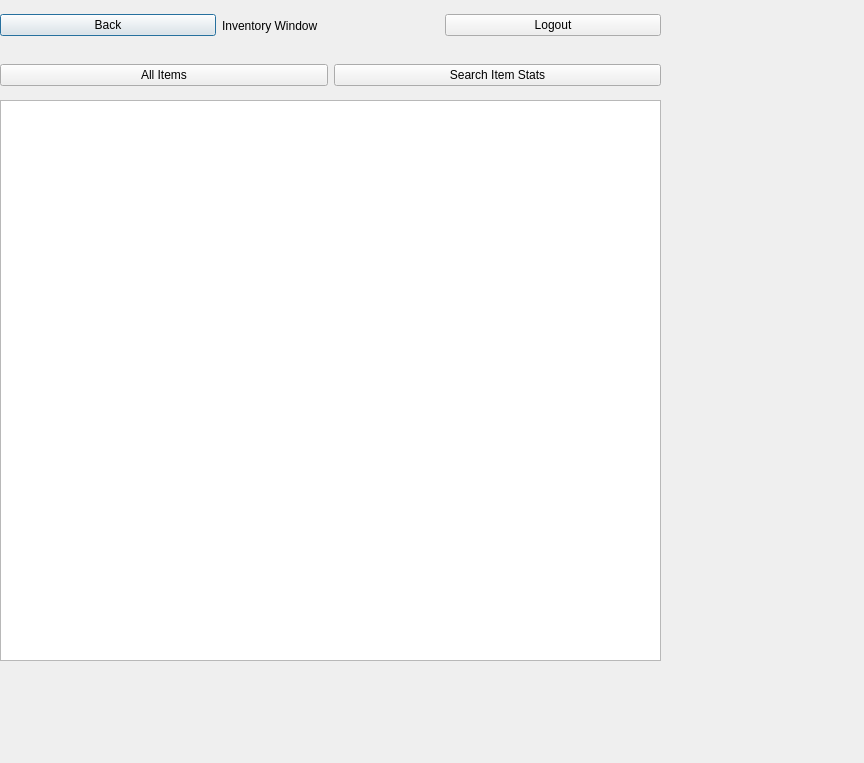
<?xml version="1.0" encoding="UTF-8"?>
<ui version="4.0">
 <class>listInventoryWindow</class>
 <widget class="QDialog" name="listInventoryWindow">
  <property name="geometry">
   <rect>
    <x>0</x>
    <y>0</y>
    <width>864</width>
    <height>763</height>
   </rect>
  </property>
  <property name="windowTitle">
   <string>Dialog</string>
  </property>
  <widget class="QWidget" name="horizontalLayoutWidget">
   <property name="geometry">
    <rect>
     <x>0</x>
     <y>0</y>
     <width>661</width>
     <height>51</height>
    </rect>
   </property>
   <layout class="QHBoxLayout" name="horizontalLayout">
    <item>
     <widget class="QPushButton" name="pushButton_2">
      <property name="text">
       <string>Back</string>
      </property>
     </widget>
    </item>
    <item>
     <widget class="QLabel" name="label">
      <property name="text">
       <string>Inventory Window</string>
      </property>
     </widget>
    </item>
    <item>
     <widget class="QPushButton" name="pushButton">
      <property name="text">
       <string>Logout</string>
      </property>
     </widget>
    </item>
   </layout>
  </widget>
  <widget class="QWidget" name="horizontalLayoutWidget_2">
   <property name="geometry">
    <rect>
     <x>0</x>
     <y>50</y>
     <width>661</width>
     <height>51</height>
    </rect>
   </property>
   <layout class="QHBoxLayout" name="horizontalLayout_2">
    <item>
     <widget class="QPushButton" name="pushButton_3">
      <property name="text">
       <string>All Items</string>
      </property>
     </widget>
    </item>
    <item>
     <widget class="QPushButton" name="pushButton_4">
      <property name="text">
       <string>Search Item Stats</string>
      </property>
     </widget>
    </item>
   </layout>
  </widget>
  <widget class="QTableWidget" name="tableWidget">
   <property name="geometry">
    <rect>
     <x>0</x>
     <y>100</y>
     <width>661</width>
     <height>561</height>
    </rect>
   </property>
  </widget>
 </widget>
 <resources/>
 <connections/>
</ui>
